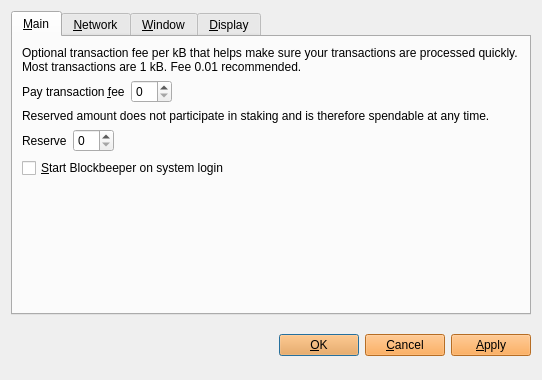
<?xml version="1.0" encoding="UTF-8"?>
<ui version="4.0">
 <class>OptionsDialog</class>
 <widget class="QDialog" name="OptionsDialog">
  <property name="geometry">
   <rect>
    <x>0</x>
    <y>0</y>
    <width>542</width>
    <height>380</height>
   </rect>
  </property>
  <property name="windowTitle">
   <string>Options</string>
  </property>
  <property name="styleSheet">
   <string notr="true">background-image: url(:/images/bkg);</string>
  </property>
  <property name="modal">
   <bool>true</bool>
  </property>
  <layout class="QVBoxLayout" name="verticalLayout">
   <item>
    <widget class="QTabWidget" name="tabWidget">
     <property name="styleSheet">
      <string notr="true">background-image: url(:/images/bkg);</string>
     </property>
     <property name="tabPosition">
      <enum>QTabWidget::North</enum>
     </property>
     <property name="currentIndex">
      <number>0</number>
     </property>
     <widget class="QWidget" name="tabMain">
      <attribute name="title">
       <string>&amp;Main</string>
      </attribute>
      <layout class="QVBoxLayout" name="verticalLayout_Main">
       <item>
        <widget class="QLabel" name="transactionFeeInfoLabel">
         <property name="styleSheet">
          <string notr="true">background-image: url(:/images/bgbfree);</string>
         </property>
         <property name="text">
          <string>Optional transaction fee per kB that helps make sure your transactions are processed quickly. Most transactions are 1 kB. Fee 0.01 recommended.</string>
         </property>
         <property name="textFormat">
          <enum>Qt::PlainText</enum>
         </property>
         <property name="wordWrap">
          <bool>true</bool>
         </property>
        </widget>
       </item>
       <item>
        <layout class="QHBoxLayout" name="horizontalLayoutFee">
         <item>
          <widget class="QLabel" name="transactionFeeLabel">
           <property name="styleSheet">
            <string notr="true">background-image: url(:/images/bgbfree);</string>
           </property>
           <property name="text">
            <string>Pay transaction &amp;fee</string>
           </property>
           <property name="textFormat">
            <enum>Qt::PlainText</enum>
           </property>
           <property name="buddy">
            <cstring>transactionFee</cstring>
           </property>
          </widget>
         </item>
         <item>
          <widget class="BitcoinAmountField" name="transactionFee"/>
         </item>
         <item>
          <spacer name="horizontalSpacerFee">
           <property name="orientation">
            <enum>Qt::Horizontal</enum>
           </property>
           <property name="sizeHint" stdset="0">
            <size>
             <width>40</width>
             <height>20</height>
            </size>
           </property>
          </spacer>
         </item>
        </layout>
       </item>
       <item>
        <widget class="QLabel" name="reserveBalanceInfoLabel">
         <property name="styleSheet">
          <string notr="true">background-image: url(:/images/bgbfree);</string>
         </property>
         <property name="text">
          <string>Reserved amount does not participate in staking and is therefore spendable at any time.</string>
         </property>
         <property name="textFormat">
          <enum>Qt::PlainText</enum>
         </property>
         <property name="wordWrap">
          <bool>true</bool>
         </property>
        </widget>
       </item>
       <item>
        <layout class="QHBoxLayout" name="horizontalLayoutReserveBalance">
         <item>
          <widget class="QLabel" name="reserveBalanceLabel">
           <property name="styleSheet">
            <string notr="true">background-image: url(:/images/bgbfree);</string>
           </property>
           <property name="text">
            <string>Reserve</string>
           </property>
           <property name="textFormat">
            <enum>Qt::PlainText</enum>
           </property>
           <property name="buddy">
            <cstring>reserveBalance</cstring>
           </property>
          </widget>
         </item>
         <item>
          <widget class="BitcoinAmountField" name="reserveBalance"/>
         </item>
         <item>
          <spacer name="horizontalSpacerReserveBalance">
           <property name="orientation">
            <enum>Qt::Horizontal</enum>
           </property>
           <property name="sizeHint" stdset="0">
            <size>
             <width>40</width>
             <height>20</height>
            </size>
           </property>
          </spacer>
         </item>
        </layout>
       </item>
       <item>
        <widget class="QCheckBox" name="bitcoinAtStartup">
         <property name="toolTip">
          <string>Automatically start Blockbeeper after logging in to the system.</string>
         </property>
         <property name="styleSheet">
          <string notr="true">background-image: url(:/images/bgbfree);</string>
         </property>
         <property name="text">
          <string>&amp;Start Blockbeeper on system login</string>
         </property>
        </widget>
       </item>
       <item>
        <spacer name="verticalSpacer_Main">
         <property name="orientation">
          <enum>Qt::Vertical</enum>
         </property>
         <property name="sizeHint" stdset="0">
          <size>
           <width>20</width>
           <height>40</height>
          </size>
         </property>
        </spacer>
       </item>
      </layout>
     </widget>
     <widget class="QWidget" name="tabNetwork">
      <attribute name="title">
       <string>&amp;Network</string>
      </attribute>
      <layout class="QVBoxLayout" name="verticalLayout_Network">
       <item>
        <widget class="QCheckBox" name="mapPortUpnp">
         <property name="toolTip">
          <string>Automatically open the Blockbeeper client port on the router. This only works when your router supports UPnP and it is enabled.</string>
         </property>
         <property name="styleSheet">
          <string notr="true">background-image: url(:/images/bgbfree);</string>
         </property>
         <property name="text">
          <string>Map port using &amp;UPnP</string>
         </property>
        </widget>
       </item>
       <item>
        <widget class="QCheckBox" name="connectSocks">
         <property name="toolTip">
          <string>Connect to the Blockbeeper network through a SOCKS proxy (e.g. when connecting through Tor).</string>
         </property>
         <property name="styleSheet">
          <string notr="true">background-image: url(:/images/bgbfree);</string>
         </property>
         <property name="text">
          <string>&amp;Connect through SOCKS proxy:</string>
         </property>
        </widget>
       </item>
       <item>
        <layout class="QHBoxLayout" name="horizontalLayout_Network">
         <item>
          <widget class="QLabel" name="proxyIpLabel">
           <property name="styleSheet">
            <string notr="true">background-image: url(:/images/bgbfree);</string>
           </property>
           <property name="text">
            <string>Proxy &amp;amp;IP:</string>
           </property>
           <property name="textFormat">
            <enum>Qt::PlainText</enum>
           </property>
           <property name="buddy">
            <cstring>proxyIp</cstring>
           </property>
          </widget>
         </item>
         <item>
          <widget class="QValidatedLineEdit" name="proxyIp">
           <property name="maximumSize">
            <size>
             <width>140</width>
             <height>16777215</height>
            </size>
           </property>
           <property name="toolTip">
            <string>IP address of the proxy (e.g. 127.0.0.1)</string>
           </property>
           <property name="styleSheet">
            <string notr="true">background-color: rgb(106, 131, 154);</string>
           </property>
          </widget>
         </item>
         <item>
          <widget class="QLabel" name="proxyPortLabel">
           <property name="styleSheet">
            <string notr="true">background-image: url(:/images/bgbfree);</string>
           </property>
           <property name="text">
            <string>&amp;Port:</string>
           </property>
           <property name="textFormat">
            <enum>Qt::PlainText</enum>
           </property>
           <property name="buddy">
            <cstring>proxyPort</cstring>
           </property>
          </widget>
         </item>
         <item>
          <widget class="QLineEdit" name="proxyPort">
           <property name="maximumSize">
            <size>
             <width>55</width>
             <height>16777215</height>
            </size>
           </property>
           <property name="toolTip">
            <string>Port of the proxy (e.g. 9050)</string>
           </property>
           <property name="styleSheet">
            <string notr="true">background-color: rgb(106, 131, 154);</string>
           </property>
          </widget>
         </item>
         <item>
          <widget class="QLabel" name="socksVersionLabel">
           <property name="styleSheet">
            <string notr="true">background-image: url(:/images/bgbfree);</string>
           </property>
           <property name="text">
            <string>SOCKS &amp;amp;Version:</string>
           </property>
           <property name="textFormat">
            <enum>Qt::PlainText</enum>
           </property>
           <property name="buddy">
            <cstring>socksVersion</cstring>
           </property>
          </widget>
         </item>
         <item>
          <widget class="QValueComboBox" name="socksVersion">
           <property name="toolTip">
            <string>SOCKS version of the proxy (e.g. 5)</string>
           </property>
          </widget>
         </item>
         <item>
          <spacer name="horizontalSpacer_Network">
           <property name="orientation">
            <enum>Qt::Horizontal</enum>
           </property>
           <property name="sizeHint" stdset="0">
            <size>
             <width>40</width>
             <height>20</height>
            </size>
           </property>
          </spacer>
         </item>
        </layout>
       </item>
       <item>
        <spacer name="verticalSpacer_Network">
         <property name="orientation">
          <enum>Qt::Vertical</enum>
         </property>
         <property name="sizeHint" stdset="0">
          <size>
           <width>20</width>
           <height>40</height>
          </size>
         </property>
        </spacer>
       </item>
      </layout>
     </widget>
     <widget class="QWidget" name="tabWindow">
      <attribute name="title">
       <string>&amp;Window</string>
      </attribute>
      <layout class="QVBoxLayout" name="verticalLayout_Window">
       <item>
        <widget class="QCheckBox" name="minimizeToTray">
         <property name="toolTip">
          <string>Show only a tray icon after minimizing the window.</string>
         </property>
         <property name="styleSheet">
          <string notr="true">background-image: url(:/images/bgbfree);</string>
         </property>
         <property name="text">
          <string>&amp;Minimize to the tray instead of the taskbar</string>
         </property>
        </widget>
       </item>
       <item>
        <widget class="QCheckBox" name="minimizeOnClose">
         <property name="toolTip">
          <string>Minimize instead of exit the application when the window is closed. When this option is enabled, the application will be closed only after selecting Quit in the menu.</string>
         </property>
         <property name="styleSheet">
          <string notr="true">background-image: url(:/images/bgbfree);</string>
         </property>
         <property name="text">
          <string>M&amp;inimize on close</string>
         </property>
        </widget>
       </item>
       <item>
        <spacer name="verticalSpacer_Window">
         <property name="orientation">
          <enum>Qt::Vertical</enum>
         </property>
         <property name="sizeHint" stdset="0">
          <size>
           <width>20</width>
           <height>40</height>
          </size>
         </property>
        </spacer>
       </item>
      </layout>
     </widget>
     <widget class="QWidget" name="tabDisplay">
      <attribute name="title">
       <string>&amp;Display</string>
      </attribute>
      <layout class="QVBoxLayout" name="verticalLayout_Display">
       <item>
        <layout class="QHBoxLayout" name="horizontalLayout_1_Display">
         <item>
          <widget class="QLabel" name="langLabel">
           <property name="styleSheet">
            <string notr="true">background-image: url(:/images/bgbfree);</string>
           </property>
           <property name="text">
            <string>User Interface &amp;language:</string>
           </property>
           <property name="textFormat">
            <enum>Qt::PlainText</enum>
           </property>
           <property name="buddy">
            <cstring>lang</cstring>
           </property>
          </widget>
         </item>
         <item>
          <widget class="QValueComboBox" name="lang">
           <property name="toolTip">
            <string>The user interface language can be set here. This setting will take effect after restarting Blockbeeper.</string>
           </property>
          </widget>
         </item>
        </layout>
       </item>
       <item>
        <layout class="QHBoxLayout" name="horizontalLayout_2_Display">
         <item>
          <widget class="QLabel" name="unitLabel">
           <property name="styleSheet">
            <string notr="true">background-image: url(:/images/bgbfree);</string>
           </property>
           <property name="text">
            <string>&amp;Unit to show amounts in:</string>
           </property>
           <property name="textFormat">
            <enum>Qt::PlainText</enum>
           </property>
           <property name="buddy">
            <cstring>unit</cstring>
           </property>
          </widget>
         </item>
         <item>
          <widget class="QValueComboBox" name="unit">
           <property name="toolTip">
            <string>Choose the default subdivision unit to show in the interface and when sending coins.</string>
           </property>
          </widget>
         </item>
        </layout>
       </item>
       <item>
        <widget class="QCheckBox" name="coinControlFeatures">
         <property name="toolTip">
          <string>Whether to show coin control features or not.</string>
         </property>
         <property name="styleSheet">
          <string notr="true">background-image: url(:/images/bgbfree);</string>
         </property>
         <property name="text">
          <string>Display coin &amp;control features (experts only!)</string>
         </property>
        </widget>
       </item>
       <item>
        <widget class="QCheckBox" name="minimizeCoinAge">
         <property name="toolTip">
          <string>Whether to select the coin outputs randomly or with minimal coin age.</string>
         </property>
         <property name="styleSheet">
          <string notr="true">background-image: url(:/images/bgbfree);</string>
         </property>
         <property name="text">
          <string>Minimize weight consumption (experimental)</string>
         </property>
        </widget>
       </item>
       <item>
        <widget class="QCheckBox" name="useBlackTheme">
         <property name="styleSheet">
          <string notr="true">background-image: url(:/images/bgbfree);</string>
         </property>
         <property name="text">
          <string>Use black visual theme (requires restart)</string>
         </property>
        </widget>
       </item>
       <item>
        <spacer name="verticalSpacer_Display">
         <property name="orientation">
          <enum>Qt::Vertical</enum>
         </property>
         <property name="sizeHint" stdset="0">
          <size>
           <width>20</width>
           <height>40</height>
          </size>
         </property>
        </spacer>
       </item>
      </layout>
     </widget>
    </widget>
   </item>
   <item>
    <layout class="QHBoxLayout" name="horizontalLayout_Buttons">
     <item>
      <spacer name="horizontalSpacer_1">
       <property name="orientation">
        <enum>Qt::Horizontal</enum>
       </property>
       <property name="sizeHint" stdset="0">
        <size>
         <width>40</width>
         <height>48</height>
        </size>
       </property>
      </spacer>
     </item>
     <item>
      <widget class="QLabel" name="statusLabel">
       <property name="font">
        <font>
         <weight>75</weight>
         <bold>true</bold>
        </font>
       </property>
       <property name="styleSheet">
        <string notr="true">background-image: url(:/images/bgbfree);</string>
       </property>
       <property name="text">
        <string/>
       </property>
       <property name="textFormat">
        <enum>Qt::PlainText</enum>
       </property>
       <property name="wordWrap">
        <bool>true</bool>
       </property>
      </widget>
     </item>
     <item>
      <spacer name="horizontalSpacer_2">
       <property name="orientation">
        <enum>Qt::Horizontal</enum>
       </property>
       <property name="sizeHint" stdset="0">
        <size>
         <width>40</width>
         <height>48</height>
        </size>
       </property>
      </spacer>
     </item>
     <item>
      <widget class="QPushButton" name="okButton">
       <property name="styleSheet">
        <string notr="true">background-color: rgb(255, 153, 51);background-image: url(:/images/bgbfree);</string>
       </property>
       <property name="text">
        <string>&amp;OK</string>
       </property>
      </widget>
     </item>
     <item>
      <widget class="QPushButton" name="cancelButton">
       <property name="styleSheet">
        <string notr="true">background-color: rgb(255, 153, 51);background-image: url(:/images/bgbfree);</string>
       </property>
       <property name="text">
        <string>&amp;Cancel</string>
       </property>
       <property name="autoDefault">
        <bool>false</bool>
       </property>
      </widget>
     </item>
     <item>
      <widget class="QPushButton" name="applyButton">
       <property name="styleSheet">
        <string notr="true">background-color: rgb(255, 153, 51);background-image: url(:/images/bgbfree);</string>
       </property>
       <property name="text">
        <string>&amp;Apply</string>
       </property>
       <property name="autoDefault">
        <bool>false</bool>
       </property>
      </widget>
     </item>
    </layout>
   </item>
  </layout>
 </widget>
 <customwidgets>
  <customwidget>
   <class>BitcoinAmountField</class>
   <extends>QSpinBox</extends>
   <header>bitcoinamountfield.h</header>
   <container>1</container>
  </customwidget>
  <customwidget>
   <class>QValueComboBox</class>
   <extends>QComboBox</extends>
   <header>qvaluecombobox.h</header>
  </customwidget>
  <customwidget>
   <class>QValidatedLineEdit</class>
   <extends>QLineEdit</extends>
   <header>qvalidatedlineedit.h</header>
  </customwidget>
 </customwidgets>
 <resources/>
 <connections/>
</ui>
